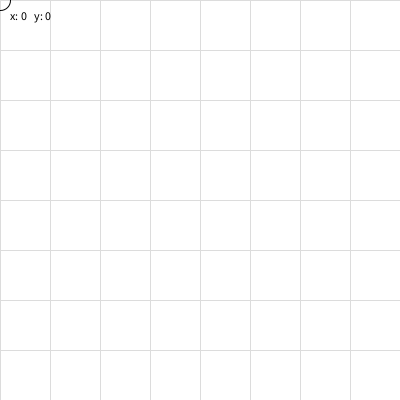
Frame 1 (no input)
Frame 60 (the mouse pressed at the canvas centre just before this capture): identical to frame 1, image omitted
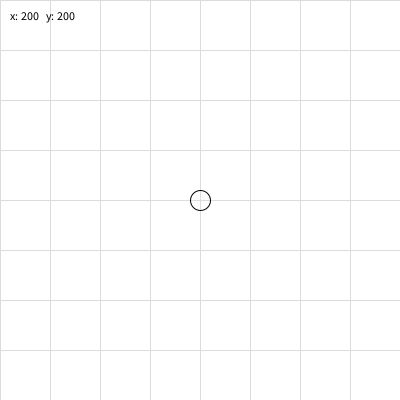
Frame 120 (the mouse held since frame 60 and released just before this capture)

The Processing sketch that drew these frames (run headless with seeded random() and noise(); from frame 60 on, the mouse is pressed at the canvas centre):

// Processing sketch: m02a_coordinate_finder
// ── m02a_coordinate_finder.pde
// MODULE 2 - Coordinate finder (a TOOL: just copy it, you'll understand every line later)
// Move the mouse. The numbers show where you are. Use them in your own sketches!
void setup() {
  size(400, 400);
}

void draw() {
  background(255);

  stroke(220);                       // light grey grid lines every 50 pixels
  for (int i = 0; i <= width; i += 50) {
    line(i, 0, i, height);
    line(0, i, width, i);
  }

  stroke(0);
  fill(0);
  text("x: " + mouseX + "   y: " + mouseY, 10, 20);
  noFill();
  ellipse(mouseX, mouseY, 20, 20);
}
